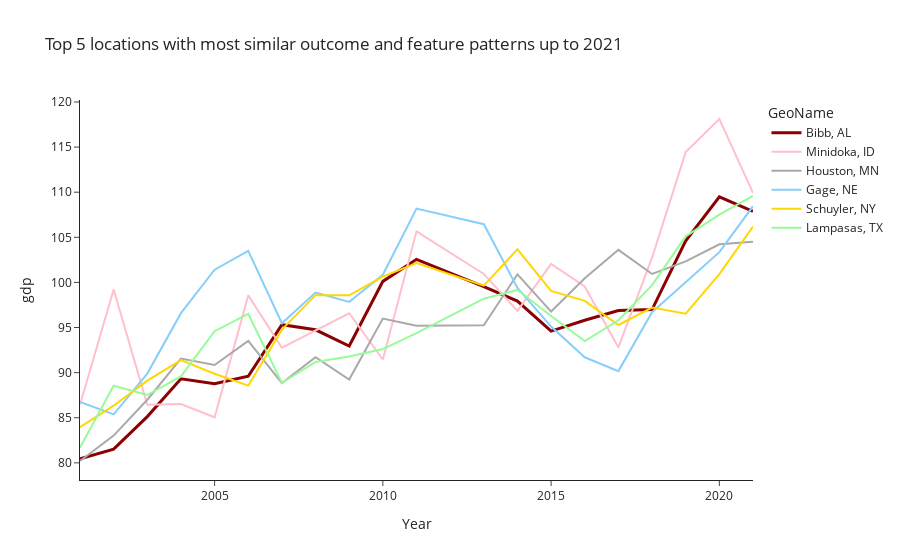

Here is the notebook cell this chart was saved with:
### Code cell
# you still can plot the few top ranked cities:
f.plot_kins()

### Figure 1 — Plotly figure (JSON) as saved in the notebook; plotly's stock layout.template omitted (floating-point values rounded to 4 significant figures)
{"data": [{"line": {"color": "darkred", "width": 3}, "mode": "lines", "name": "Bibb, AL", "text": "Bibb, AL", "textposition": "top right", "type": "scatter", "x": [2001, 2002, 2003, 2004, 2005, 2006, 2007, 2008, 2009, 2010, 2011, 2013, 2014, 2015, 2016, 2017, 2018, 2019, 2020, 2021], "y": [80.44, 81.53, 85.12, 89.32, 88.78, 89.6, 95.31, 94.75, 92.94, 100.1, 102.6, 99.54, 97.93, 94.59, 95.81, 96.88, 96.99, 104.6, 109.5, 107.9]}, {"line": {"color": "#FFC0CB"}, "mode": "lines", "name": "Minidoka, ID", "text": "Minidoka, ID", "textposition": "top right", "type": "scatter", "x": [2001, 2002, 2003, 2004, 2005, 2006, 2007, 2008, 2009, 2010, 2011, 2013, 2014, 2015, 2016, 2017, 2018, 2019, 2020, 2021], "y": [86.44, 99.22, 86.44, 86.53, 85.05, 98.56, 92.76, 94.65, 96.58, 91.45, 105.7, 100.9, 96.85, 102.1, 99.55, 92.8, 102.7, 114.4, 118.1, 109.9]}, {"line": {"color": "#A9A9A9"}, "mode": "lines", "name": "Houston, MN", "text": "Houston, MN", "textposition": "top right", "type": "scatter", "x": [2001, 2002, 2003, 2004, 2005, 2006, 2007, 2008, 2009, 2010, 2011, 2013, 2014, 2015, 2016, 2017, 2018, 2019, 2020, 2021], "y": [80.2, 83.02, 86.99, 91.55, 90.85, 93.51, 88.85, 91.71, 89.24, 95.99, 95.2, 95.24, 100.9, 96.77, 100.5, 103.6, 100.9, 102.3, 104.2, 104.5]}, {"line": {"color": "#87CEFA"}, "mode": "lines", "name": "Gage, NE", "text": "Gage, NE", "textposition": "top right", "type": "scatter", "x": [2001, 2002, 2003, 2004, 2005, 2006, 2007, 2008, 2009, 2010, 2011, 2013, 2014, 2015, 2016, 2017, 2018, 2019, 2020, 2021], "y": [86.76, 85.37, 89.89, 96.59, 101.4, 103.5, 95.47, 98.87, 97.85, 100.8, 108.2, 106.5, 99.38, 95.11, 91.7, 90.17, 96.69, 100.1, 103.4, 108.4]}, {"line": {"color": "#FFD700"}, "mode": "lines", "name": "Schuyler, NY", "text": "Schuyler, NY", "textposition": "top right", "type": "scatter", "x": [2001, 2002, 2003, 2004, 2005, 2006, 2007, 2008, 2009, 2010, 2011, 2013, 2014, 2015, 2016, 2017, 2018, 2019, 2020, 2021], "y": [83.96, 86.33, 89.12, 91.39, 89.87, 88.56, 94.77, 98.59, 98.57, 100.6, 102.2, 99.63, 103.7, 99.06, 97.95, 95.28, 97.21, 96.53, 100.9, 106.2]}, {"line": {"color": "#98FB98"}, "mode": "lines", "name": "Lampasas, TX", "text": "Lampasas, TX", "textposition": "top right", "type": "scatter", "x": [2001, 2002, 2003, 2004, 2005, 2006, 2007, 2008, 2009, 2010, 2011, 2013, 2014, 2015, 2016, 2017, 2018, 2019, 2020, 2021], "y": [81.69, 88.55, 87.52, 89.58, 94.59, 96.5, 88.87, 91.19, 91.78, 92.61, 94.38, 98.2, 99.19, 96.28, 93.49, 95.8, 99.7, 105.1, 107.5, 109.6]}], "layout": {"legend": {"title": {"text": "GeoName"}}, "title": {"text": "Top 5 locations with most similar outcome and feature patterns up to 2021"}, "xaxis": {"title": {"text": "Year"}}, "yaxis": {"title": {"text": "gdp"}}}}
